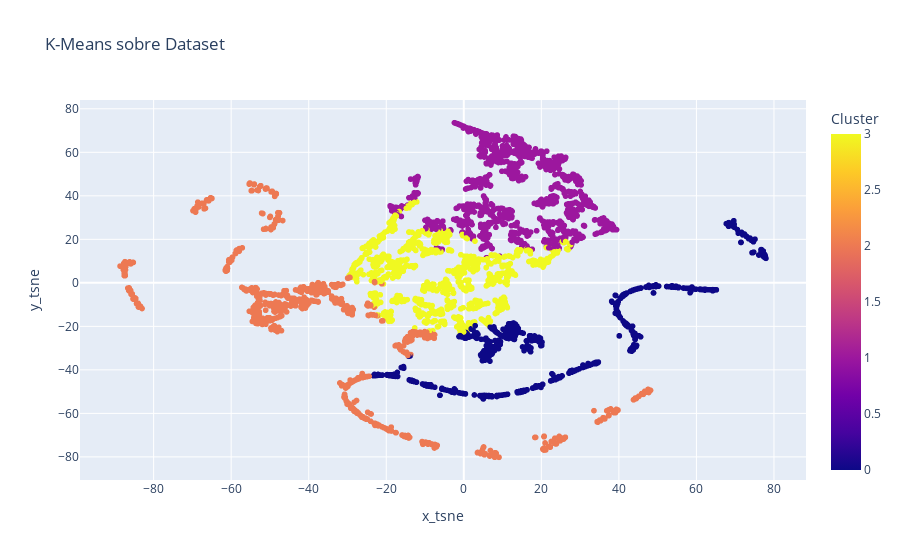

The notebook cell this image was saved under:
### Code cell
px.scatter(lrmfp_df, x="x_tsne", y="y_tsne", color="Cluster", title="K-Means sobre Dataset")

### Figure 1 — Plotly figure (JSON) as saved in the notebook; plotly's stock layout.template omitted (floating-point values rounded to 4 significant figures; data arrays with more than 128 entries replaced by an {"elided": "..."} marker saying what was removed)
{"data": [{"hovertemplate": "x_tsne=%{x}<br>y_tsne=%{y}<br>Cluster=%{marker.color}<extra></extra>", "legendgroup": "", "marker": {"color": {"elided": "4314 int values"}, "coloraxis": "coloraxis", "symbol": "circle"}, "mode": "markers", "name": "", "showlegend": false, "type": "scattergl", "x": {"elided": "4314 float values"}, "xaxis": "x", "y": {"elided": "4314 float values"}, "yaxis": "y"}], "layout": {"coloraxis": {"colorbar": {"title": {"text": "Cluster"}}, "colorscale": [[0, "#0d0887"], [0.1111, "#46039f"], [0.2222, "#7201a8"], [0.3333, "#9c179e"], [0.4444, "#bd3786"], [0.5556, "#d8576b"], [0.6667, "#ed7953"], [0.7778, "#fb9f3a"], [0.8889, "#fdca26"], [1, "#f0f921"]]}, "legend": {"tracegroupgap": 0}, "title": {"text": "K-Means sobre Dataset"}, "xaxis": {"anchor": "y", "domain": [0, 1], "title": {"text": "x_tsne"}}, "yaxis": {"anchor": "x", "domain": [0, 1], "title": {"text": "y_tsne"}}}}
